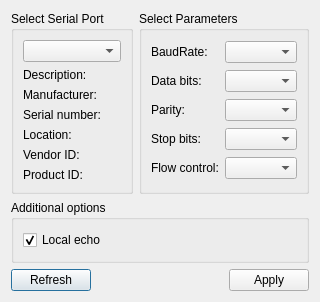
<?xml version="1.0" encoding="UTF-8"?>
<ui version="4.0">
 <class>SettingsDialog</class>
 <widget class="QDialog" name="SettingsDialog">
  <property name="geometry">
   <rect>
    <x>0</x>
    <y>0</y>
    <width>294</width>
    <height>302</height>
   </rect>
  </property>
  <property name="windowTitle">
   <string>Settings</string>
  </property>
  <layout class="QGridLayout" name="gridLayout_3">
   <item row="0" column="1">
    <widget class="QGroupBox" name="parametersBox">
     <property name="title">
      <string>Select Parameters</string>
     </property>
     <layout class="QGridLayout" name="gridLayout_2">
      <item row="0" column="0">
       <widget class="QLabel" name="baudRateLabel">
        <property name="text">
         <string>BaudRate:</string>
        </property>
       </widget>
      </item>
      <item row="0" column="1">
       <widget class="QComboBox" name="baudRateBox"/>
      </item>
      <item row="1" column="0">
       <widget class="QLabel" name="dataBitsLabel">
        <property name="text">
         <string>Data bits:</string>
        </property>
       </widget>
      </item>
      <item row="1" column="1">
       <widget class="QComboBox" name="dataBitsBox"/>
      </item>
      <item row="2" column="0">
       <widget class="QLabel" name="parityLabel">
        <property name="text">
         <string>Parity:</string>
        </property>
       </widget>
      </item>
      <item row="2" column="1">
       <widget class="QComboBox" name="parityBox"/>
      </item>
      <item row="3" column="0">
       <widget class="QLabel" name="stopBitsLabel">
        <property name="text">
         <string>Stop bits:</string>
        </property>
       </widget>
      </item>
      <item row="3" column="1">
       <widget class="QComboBox" name="stopBitsBox"/>
      </item>
      <item row="4" column="0">
       <widget class="QLabel" name="flowControlLabel">
        <property name="text">
         <string>Flow control:</string>
        </property>
       </widget>
      </item>
      <item row="4" column="1">
       <widget class="QComboBox" name="flowControlBox"/>
      </item>
     </layout>
    </widget>
   </item>
   <item row="0" column="0">
    <widget class="QGroupBox" name="selectBox">
     <property name="title">
      <string>Select Serial Port</string>
     </property>
     <layout class="QGridLayout" name="gridLayout">
      <item row="0" column="0">
       <widget class="QComboBox" name="serialPortInfoListBox"/>
      </item>
      <item row="1" column="0">
       <widget class="QLabel" name="descriptionLabel">
        <property name="text">
         <string>Description:</string>
        </property>
       </widget>
      </item>
      <item row="2" column="0">
       <widget class="QLabel" name="manufacturerLabel">
        <property name="text">
         <string>Manufacturer:</string>
        </property>
       </widget>
      </item>
      <item row="3" column="0">
       <widget class="QLabel" name="serialNumberLabel">
        <property name="text">
         <string>Serial number:</string>
        </property>
       </widget>
      </item>
      <item row="4" column="0">
       <widget class="QLabel" name="locationLabel">
        <property name="text">
         <string>Location:</string>
        </property>
       </widget>
      </item>
      <item row="5" column="0">
       <widget class="QLabel" name="vidLabel">
        <property name="text">
         <string>Vendor ID:</string>
        </property>
       </widget>
      </item>
      <item row="6" column="0">
       <widget class="QLabel" name="pidLabel">
        <property name="text">
         <string>Product ID:</string>
        </property>
       </widget>
      </item>
     </layout>
    </widget>
   </item>
   <item row="2" column="0" colspan="2">
    <layout class="QHBoxLayout" name="horizontalLayout">
     <item>
      <widget class="QPushButton" name="RefreshButton">
       <property name="text">
        <string>Refresh</string>
       </property>
      </widget>
     </item>
     <item>
      <spacer name="horizontalSpacer">
       <property name="orientation">
        <enum>Qt::Horizontal</enum>
       </property>
       <property name="sizeHint" stdset="0">
        <size>
         <width>96</width>
         <height>20</height>
        </size>
       </property>
      </spacer>
     </item>
     <item>
      <widget class="QPushButton" name="applyButton">
       <property name="text">
        <string>Apply</string>
       </property>
      </widget>
     </item>
    </layout>
   </item>
   <item row="1" column="0" colspan="2">
    <widget class="QGroupBox" name="additionalOptionsGroupBox">
     <property name="title">
      <string>Additional options</string>
     </property>
     <layout class="QVBoxLayout" name="verticalLayout">
      <item>
       <widget class="QCheckBox" name="localEchoCheckBox">
        <property name="text">
         <string>Local echo</string>
        </property>
        <property name="checked">
         <bool>true</bool>
        </property>
       </widget>
      </item>
     </layout>
    </widget>
   </item>
  </layout>
 </widget>
 <resources/>
 <connections/>
</ui>
